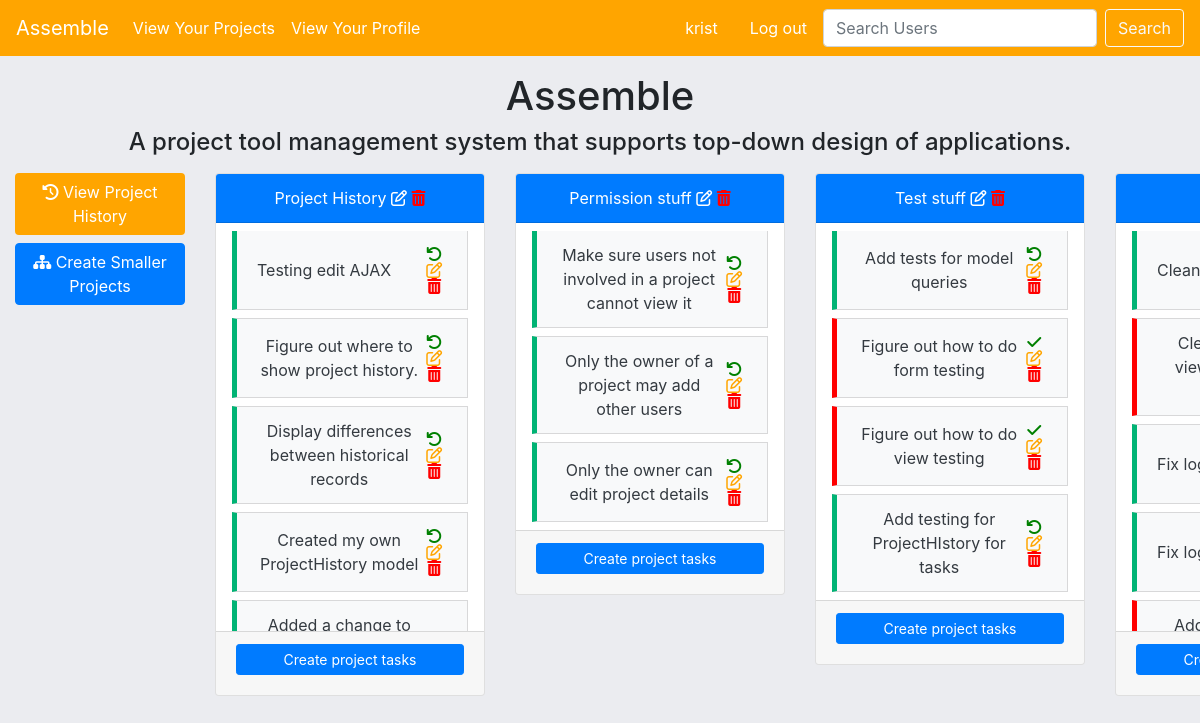
/project-list/project-detail/assemble/ (signed in), run on an earlier commit of the app's database.
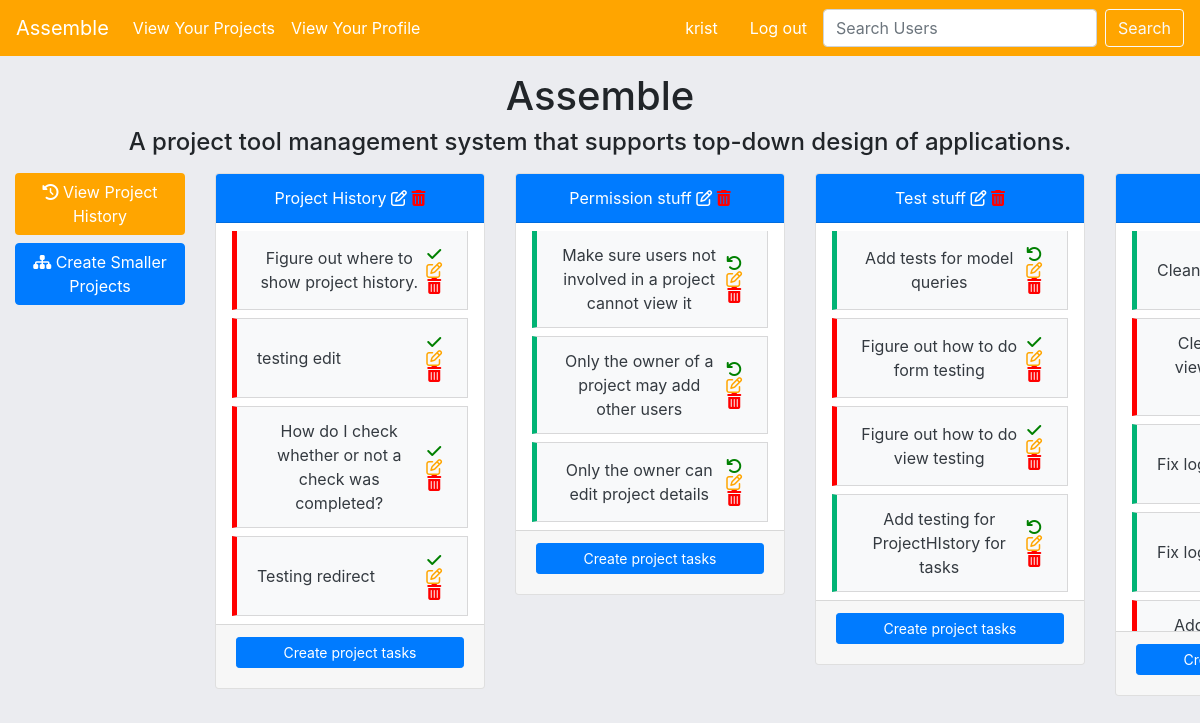
And on a later commit of the database.
### assemble/models.py (models this page shows, shortened)
class Project(models.Model):
    name = models.CharField(max_length=60)
    description = models.TextField(max_length=400)
    user = models.ManyToManyField('Profile',blank=True)
    owner = models.ForeignKey('Profile',blank=True,on_delete=models.CASCADE,related_name="creator")
    slug = models.SlugField(max_length=100,unique=True,blank=True,null=True)
    completed= models.BooleanField(default=False)
    def __str__(self):
        return self.name

class ProjectComponent(models.Model):
    name = models.CharField(max_length=200) # can change this
    slug = models.SlugField(max_length=100,unique=True,blank=True,null=True)
    completed = models.BooleanField(default=False) # can change this
    task = models.ForeignKey('self',null=True,default=None,related_name="component",
                             on_delete=models.CASCADE)
    project = models.ForeignKey(Project,on_delete=models.CASCADE)

### assemble/views.py (the view)
# urls.py: path('project-list/project-detail/<project_slug>/',views.project_detail_view,name="project-detail"),
@login_required
def project_detail_view(request,project_slug):
    is_me = Profile.objects.get(user=request.user)
    project = Project.objects.filter(user=is_me).get(slug=project_slug)
    project_components = ProjectComponent.objects.filter(project__name=project).filter(task=None)
    context = {
        'project':project,
        'project_components':project_components,
    }
    return render(request,'assemble/project_detail.html',context)

### templates/assemble/project_detail.html (shortened to what this page needs)
{% extends 'assemble/base.html' %}
{% load crispy_forms_tags %}
{% block content %}
<div class="container text-center my-3">
    <h1 id="project-name">{{ project.name }}</h1>
    <h4>{{project.description}}</h4>
</div>
    <div class="row text-center flex-nowrap">
        <div class="col-md-2">
            <a class="btn btn-orange text-white mb-2" href="{% url 'project-history' project.id %}"><i class="fa fa-history"></i> View Project History</a>
            <a class="btn btn-primary text-white mb-2" href="{% url 'project-component-create' project.slug %}"><i class="fa fa-sitemap"></i> Create Smaller Projects</a>
        </div>
        {% for component in project_components %}
            <div class="col-md-3 mb-2">
                <div class="card text-white" >
                    <div class="card-header bg-primary mb-2">
                        {{ component.name }}  <a href="{% url 'edit-details' component.id %}"><span style="color:white;font-size:1rem;"><i class="fa fa-edit"></i></span></a>
                        <a href="{% url 'delete-task' component.id %}"><span style="color:red;font-size:1rem;"><i class="fa fa-trash"></i></span></a>
                    </div>
                    <div class="list-group">
                        <ul id="list-{{component.id}}" class="list-group px-3" style="overflow-y:scroll;max-height:400px;">
                            {% for task in component.component.all %}
                                {% if task.completed == True %}
                                    <li id="task-{{task.id}}"class="list-group-item d-flex justify-content-between align-items-center mb-2 rounded-0 bg-light completed">
                                        <span class="text-dark">{{task.name}}</span>
                                        <span class="badge d-flex flex-column">
                                            <a class="finish-task " style="cursor:pointer;" id="{{task.id}}"><span style="color:green;font-size:1rem;"><i class="fa fa-undo"></i></span></a>
                                            <a class="edit-task" id="{{task.id}}" style="cursor:pointer;"><span style="color:orange;font-size:1rem;"><i class="fa fa-edit"></i></span></a>
                                            <a class="delete-task" style="cursor:pointer;" id="{{task.id}}"><span style="color:red;font-size:1rem;"><i class="fa fa-trash"></i></span></a>
                                        </span>
                                    </li>
                                {% else %}
                                    <li id="task-{{task.id}}" class="list-group-item d-flex justify-content-between align-items-center mb-2 rounded-0 bg-light uncompleted">
                                        <span class="text-dark">{{task.name}}</span>
                                        <span class="badge d-flex flex-column">
                                            <a class="finish-task" style="cursor:pointer;" id="{{task.id}}"><span style="color:green;font-size:1rem;"><i class="fa fa-check"></i></span></a>
                                            <a class="edit-task" id="{{task.id}}" style="cursor:pointer;"><span style="color:orange;font-size:1rem;"><i class="fa fa-edit"></i></span></a>
                                            <a style="cursor:pointer;" class="delete-task" id="{{task.id}}"><span style="color:red;font-size:1rem;"><i class="fa fa-trash"></i></span></a>
                                        </span>
                                    </li>
                                {% endif %}
                            {% endfor %}
                        </ul>
                        <div class="card-footer">
                            <button class="show-form-button btn btn-primary text-white btn-sm mb-2 btn-block" id="{{component.id}}">Create project tasks</button>
                        </div>
                    </div>
                </div>
            </div>
        {% endfor %}
    </div>
{% endblock content %}

### templates/assemble/base.html (shortened to what this page needs)
<!DOCTYPE html>
{% load static %}
<html lang="en">
<head>
    <link rel="stylesheet" href="https://stackpath.bootstrapcdn.com/bootstrap/4.4.1/css/bootstrap.min.css">
    <link rel="stylesheet" href="https://stackpath.bootstrapcdn.com/font-awesome/4.7.0/css/font-awesome.min.css">
    <link rel="stylesheet" href="{% static 'css/navbar.css' %}">
</head>
<body style="background-color:#EBECF0">
    {% include 'assemble/navbar_horizontal.html' %}
    <div class="container-fluid" style="overflow-x:auto">
        <div class="row">
            <div class="col">
                {% block content %}
                {% endblock content %}
            </div>
        </div>
    </div>
</body>
</html>

### templates/assemble/navbar_horizontal.html (shortened to what this page needs)
<nav class="navbar sticky-top navbar-expand-lg navbar-light orange-bg">
    <a class="navbar-brand text-white" href="{% url 'home' %}">
        Assemble
    </a>
    <ul class="navbar-nav mr-auto">
        {% if not user.is_authenticated %}
            <li class="nav-item">
                <a class="nav-link text-white" href="{% url 'login' %}">Login</a>
            </li>
            <li class="nav-item">
                <a class="nav-link text-white" href="{% url 'sign-up' %}">Sign up</a>
            </li>
        </ul>
        {% else %}
            <li class="nav-item">
                <a class="nav-link text-white" href="{% url 'project-list' %}">
                    View Your Projects
                </a>
            </li>
            <li class="nav-item">
                <a class="nav-link text-white" href="{% url 'profile' %}">
                    View Your Profile
                </a>
            </li>
        </ul>
        <a class="nav-link disabled navbar-text text-white">{{ user.username }}</a>
        <a class="nav-link text-white navbar-text" href="{% url 'logged_out' %}">Log out</a>
        <form class="form-inline" method="post" action="{% url 'search-user' %}">
            <input class="form-control mr-sm-2" name="username" type="search" placeholder="Search Users" aria-label="Search">
            <button class="btn btn-outline-light my-2 my-sm-0" type="submit">Search</button>
        </form>
        {% endif %}
</nav>

### templates/assemble/navbar_horizontal.html (style rules this page uses)
.orange-bg { background-color:#FFA500; }

### templates/assemble/project_detail.html (style rules this page uses)
.uncompleted { border-left:5px solid red; }
.completed { border-left:5px solid #00b374; }
.btn-orange { background-color:#ffa500; }

What changed in the data, as far as the page shows it:
removed ProjectComponent: name "Testing edit AJAX", shown under "Project History"
removed ProjectComponent: name "Created my own ProjectHistory model", shown under "Project History"
removed ProjectComponent: name "Added a change to…", shown under "Project History"
changed ProjectComponent "Figure out where to show project history.": completed True → False (drawn)
changed ProjectComponent: completed True → False (drawn); name "Display differences between historical records" → "testing edit"
now on this page (row edited): ProjectComponent: name "How do I check whether or not a check was completed?", shown under "Project History"
added ProjectComponent: name "Testing redirect", shown under "Project History"
